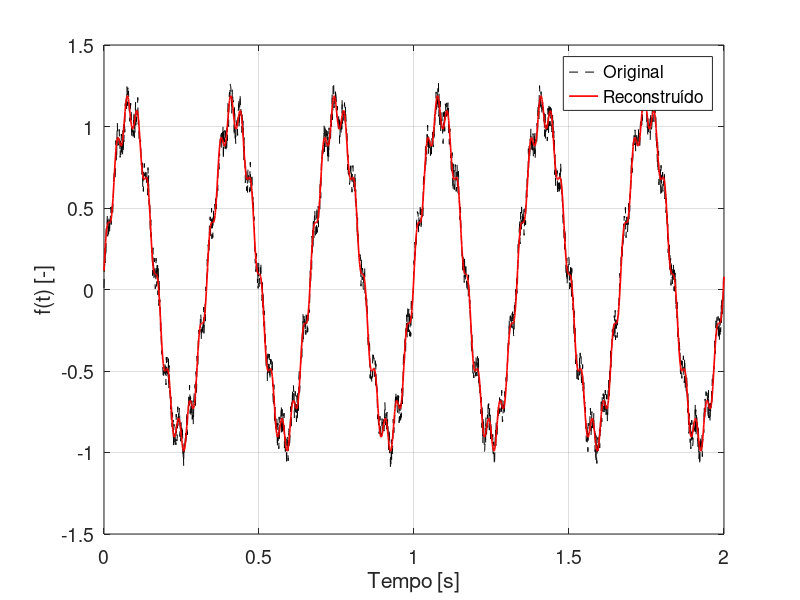
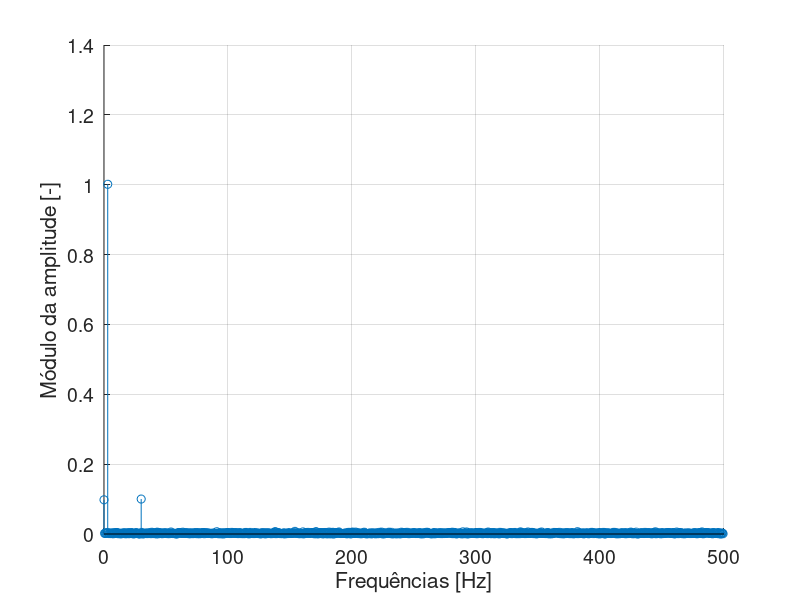

These figures' MATLAB source, in order:
clc
clear all
close all

Ts = 1/1000; # s, período de aquisição
fs = 1/Ts; # Hz, frequência de aquisição
Tend = 2; #s
t = 0:Ts:Tend;
N = length(t);

# cálculo da função no tempo com ruído
T0 = 1/3;
f0 = 1/T0;
##f = sin(2*pi*f0*t);
##f = 2.25*sin(2*pi*f0*t+1);
##f = sin(2*pi*f0*t)+rand(1, N)/5;
f = sin(2*pi*f0*t)+0.1*sin(2*pi*10*f0*t)+rand(1, N)/5;

figure(1)
plot(t, f, 'k--') #função original no tempo


# análise na frequência
fft_calc = fft(f); # cálculo da fft
amp_fft = abs(fft_calc/N); # obtenção da amplitude
freq_plot = fs*(0:N-1)/N; # geração do vetor de frequências

#atualização porque o vetor é espelhado
freq_plot = freq_plot(1:floor(N/2));
aux = amp_fft(1);
amp_fft = amp_fft(1:floor(N/2))*2;
amp_fft(1) = aux;
##
figure(2)
hold on
stem(freq_plot, amp_fft) # espectro de frequências
grid on
xlabel('Frequências [Hz]', 'fontsize', 16) # se multiplicar por 2pi, teremos w (omega)
ylabel('Módulo da amplitude [-]', 'fontsize', 16)
set(gca, 'fontsize', 14)
hold off
##
### achando quais frequências estão presentes
limiar = 0.02; # inspeção visual do espectro de amplitudes da fft
idx = find(amp_fft > limiar);
####idx = idx(2:end); # eliminando o primeiro que é do valor cc
##
# reconstruindo o sinal: calculando cada cosseno

amps_reconstrucao = zeros(1,length(idx));
fase_reconstrucao = zeros(1,length(idx));
f_reconstruido = zeros(1,length(t));

for ii = 1:length(idx)
  amp_reconstrucao(ii) = amp_fft(idx(ii));
  parte_imag = imag(fft_calc(idx(ii)));
  parte_real = real(fft_calc(idx(ii)));
  fase_reconstrucao(ii) = atan2(parte_imag, parte_real);
  f_reconstruido = f_reconstruido + amp_reconstrucao(ii)*cos(2*pi*freq_plot(idx(ii))*t+fase_reconstrucao(ii));
endfor

figure(1)
hold on
plot(t, f_reconstruido, 'r', 'linewidth', 1.2)
grid on
xlabel('Tempo [s]', 'fontsize', 16)
ylabel('f(t) [-]', 'fontsize', 16)
legend('Original', 'Reconstruído')
set(gca, 'fontsize', 14)
hold off
##
##
### take-home messages
### 1) Se tiver um nível CC, vai aparecer em freq = 0;
### 2) Cuidado com o limiar que escolhemos. É uma questão iterativa, analise a fft e depois escolha
### 3) Conseguimos só avaliar frequências até fs/2, ou seja, metade da frequência de aquisição
### 4) O ruído insere diversos harmônicos no nosso sinal.
### 5) A FFT pode nos ajudar a escolher a frequência de corte!
